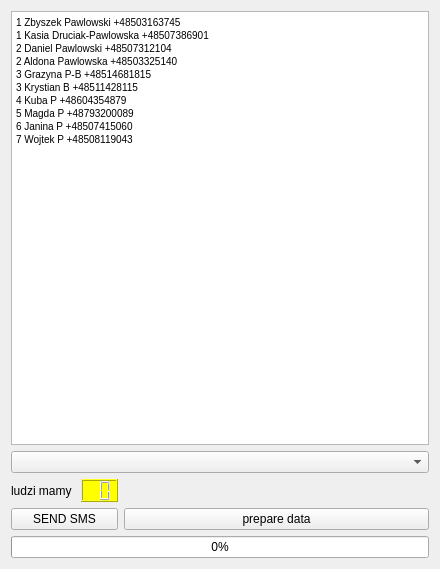
<?xml version="1.0" encoding="UTF-8"?>
<ui version="4.0">
 <class>MainWindow</class>
 <widget class="QMainWindow" name="MainWindow">
  <property name="geometry">
   <rect>
    <x>0</x>
    <y>0</y>
    <width>440</width>
    <height>569</height>
   </rect>
  </property>
  <property name="windowTitle">
   <string>MainWindow</string>
  </property>
  <widget class="QWidget" name="centralWidget">
   <layout class="QGridLayout" name="gridLayout">
    <item row="1" column="0" colspan="3">
     <widget class="QComboBox" name="comboBox"/>
    </item>
    <item row="5" column="2">
     <widget class="QPushButton" name="b_prepareData">
      <property name="text">
       <string>prepare data</string>
      </property>
     </widget>
    </item>
    <item row="2" column="2">
     <spacer name="horizontalSpacer">
      <property name="orientation">
       <enum>Qt::Horizontal</enum>
      </property>
      <property name="sizeHint" stdset="0">
       <size>
        <width>40</width>
        <height>20</height>
       </size>
      </property>
     </spacer>
    </item>
    <item row="2" column="0">
     <widget class="QLabel" name="label">
      <property name="text">
       <string>ludzi mamy </string>
      </property>
     </widget>
    </item>
    <item row="5" column="0" colspan="2">
     <widget class="QPushButton" name="b_sms">
      <property name="text">
       <string>SEND SMS</string>
      </property>
     </widget>
    </item>
    <item row="6" column="0" colspan="3">
     <widget class="QProgressBar" name="progressBar">
      <property name="value">
       <number>0</number>
      </property>
      <property name="alignment">
       <set>Qt::AlignJustify|Qt::AlignVCenter</set>
      </property>
     </widget>
    </item>
    <item row="2" column="1">
     <widget class="QLCDNumber" name="lcdNumber">
      <property name="styleSheet">
       <string notr="true">color: red;
background-color: yellow</string>
      </property>
      <property name="digitCount">
       <number>2</number>
      </property>
     </widget>
    </item>
    <item row="0" column="0" colspan="3">
     <widget class="QTextBrowser" name="put_text">
      <property name="tabChangesFocus">
       <bool>true</bool>
      </property>
      <property name="undoRedoEnabled">
       <bool>false</bool>
      </property>
      <property name="readOnly">
       <bool>false</bool>
      </property>
      <property name="html">
       <string>&lt;!DOCTYPE HTML PUBLIC &quot;-//W3C//DTD HTML 4.0//EN&quot; &quot;http://www.w3.org/TR/REC-html40/strict.dtd&quot;&gt;
&lt;html&gt;&lt;head&gt;&lt;meta name=&quot;qrichtext&quot; content=&quot;1&quot; /&gt;&lt;style type=&quot;text/css&quot;&gt;
p, li { white-space: pre-wrap; }
&lt;/style&gt;&lt;/head&gt;&lt;body style=&quot; font-family:'MS Shell Dlg 2'; font-size:7.8pt; font-weight:400; font-style:normal;&quot;&gt;
&lt;p style=&quot; margin-top:0px; margin-bottom:0px; margin-left:0px; margin-right:0px; -qt-block-indent:0; text-indent:0px;&quot;&gt;1 Zbyszek Pawlowski +48503163745&lt;/p&gt;
&lt;p style=&quot; margin-top:0px; margin-bottom:0px; margin-left:0px; margin-right:0px; -qt-block-indent:0; text-indent:0px;&quot;&gt;1 Kasia Druciak-Pawlowska +48507386901&lt;/p&gt;
&lt;p style=&quot; margin-top:0px; margin-bottom:0px; margin-left:0px; margin-right:0px; -qt-block-indent:0; text-indent:0px;&quot;&gt;2 Daniel Pawlowski +48507312104&lt;/p&gt;
&lt;p style=&quot; margin-top:0px; margin-bottom:0px; margin-left:0px; margin-right:0px; -qt-block-indent:0; text-indent:0px;&quot;&gt;2 Aldona Pawlowska +48503325140&lt;/p&gt;
&lt;p style=&quot; margin-top:0px; margin-bottom:0px; margin-left:0px; margin-right:0px; -qt-block-indent:0; text-indent:0px;&quot;&gt;3 Grazyna P-B +48514681815&lt;/p&gt;
&lt;p style=&quot; margin-top:0px; margin-bottom:0px; margin-left:0px; margin-right:0px; -qt-block-indent:0; text-indent:0px;&quot;&gt;3 Krystian B +48511428115&lt;/p&gt;
&lt;p style=&quot; margin-top:0px; margin-bottom:0px; margin-left:0px; margin-right:0px; -qt-block-indent:0; text-indent:0px;&quot;&gt;4 Kuba P +48604354879&lt;/p&gt;
&lt;p style=&quot; margin-top:0px; margin-bottom:0px; margin-left:0px; margin-right:0px; -qt-block-indent:0; text-indent:0px;&quot;&gt;5 Magda P +48793200089&lt;/p&gt;
&lt;p style=&quot; margin-top:0px; margin-bottom:0px; margin-left:0px; margin-right:0px; -qt-block-indent:0; text-indent:0px;&quot;&gt;6 Janina P +48507415060&lt;/p&gt;
&lt;p style=&quot; margin-top:0px; margin-bottom:0px; margin-left:0px; margin-right:0px; -qt-block-indent:0; text-indent:0px;&quot;&gt;7 Wojtek P +48508119043&lt;/p&gt;&lt;/body&gt;&lt;/html&gt;</string>
      </property>
     </widget>
    </item>
   </layout>
  </widget>
 </widget>
 <layoutdefault spacing="6" margin="11"/>
 <resources/>
 <connections/>
</ui>
